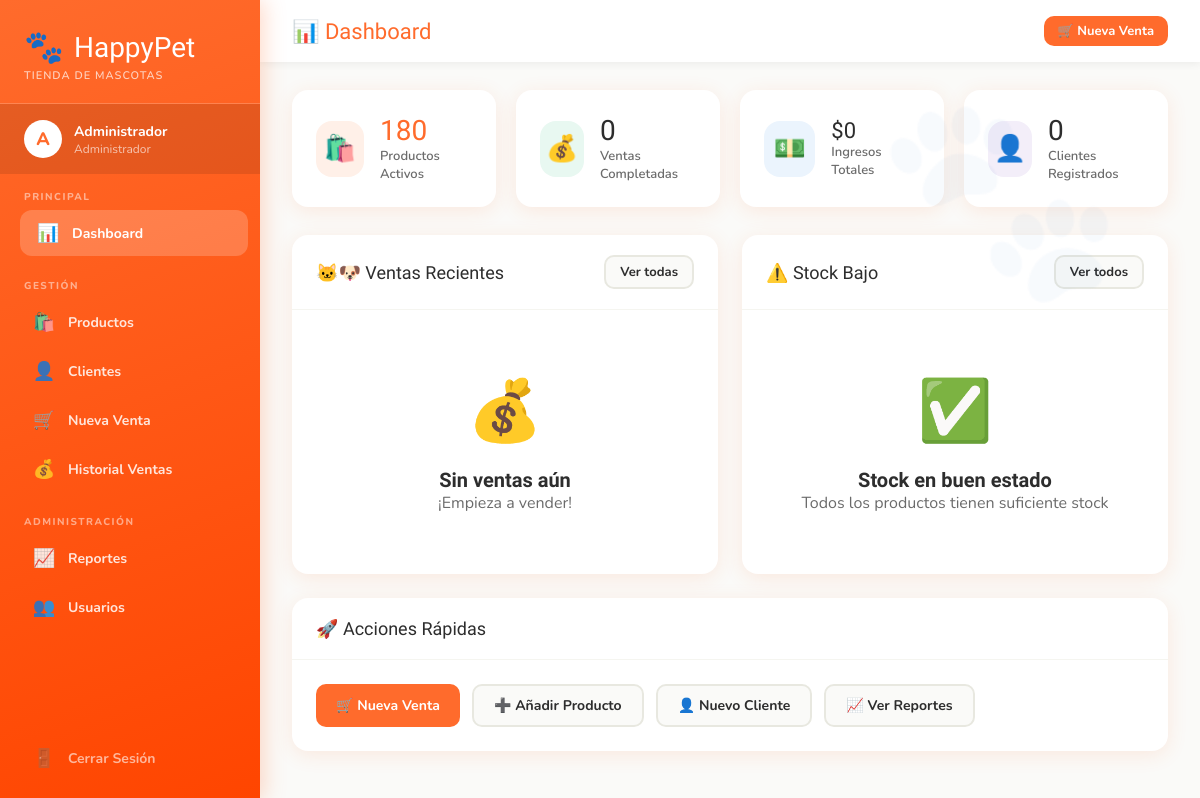
/dashboard (signed in), run on an earlier commit of the app's database.
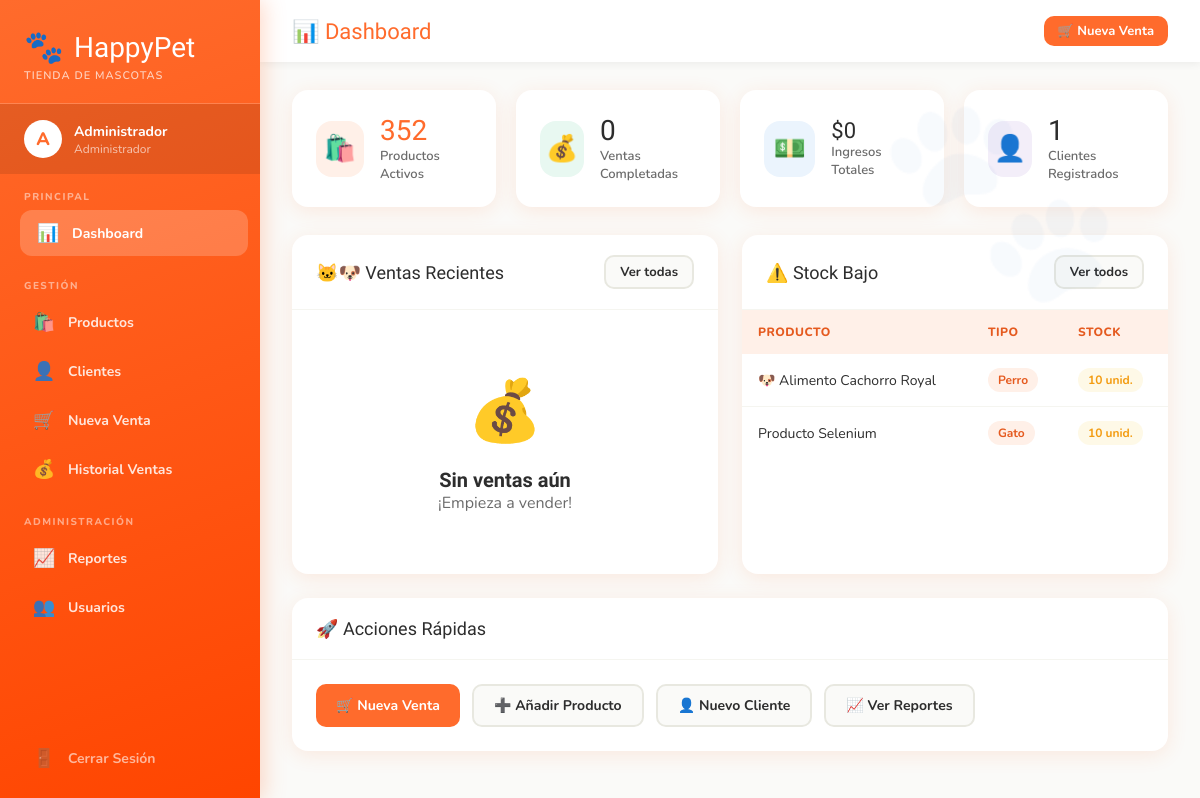
And on a later commit of the database.
### tables this page shows
CREATE TABLE productos (
        id INTEGER PRIMARY KEY AUTOINCREMENT,
        nombre TEXT NOT NULL,
        descripcion TEXT,
        precio REAL NOT NULL,
        stock INTEGER DEFAULT 0,
        categoria TEXT,
        tipo_mascota TEXT,
        imagen TEXT,
        activo INTEGER DEFAULT 1,
        creado_en TEXT
    );

### app.py (the view)
@app.route('/dashboard')
@login_required
def dashboard():
    conn = get_db()
    total_productos = conn.execute("SELECT COUNT(*) FROM productos WHERE activo=1").fetchone()[0]
    total_ventas = conn.execute("SELECT COUNT(*) FROM ventas WHERE estado='pagado'").fetchone()[0]
    ingresos = conn.execute("SELECT COALESCE(SUM(total),0) FROM ventas WHERE estado='pagado'").fetchone()[0]
    total_clientes = conn.execute("SELECT COUNT(*) FROM clientes").fetchone()[0]
    ventas_recientes = conn.execute("""
        SELECT v.*, COUNT(d.id) as items
        FROM ventas v LEFT JOIN detalle_venta d ON v.id=d.venta_id
        WHERE v.estado='pagado'
        GROUP BY v.id ORDER BY v.creado_en DESC LIMIT 5
    """).fetchall()
    low_stock = conn.execute("SELECT * FROM productos WHERE stock <= 10 AND activo=1").fetchall()
    conn.close()
    return render_template('dashboard.html',
        total_productos=total_productos, total_ventas=total_ventas,
        ingresos=ingresos, total_clientes=total_clientes,
        ventas_recientes=ventas_recientes, low_stock=low_stock)

### app.py (called while the page is built)
def get_db():
    conn = sqlite3.connect(DB_PATH)
    conn.row_factory = sqlite3.Row
    return conn

def login_required(f):
    from functools import wraps
    @wraps(f)
    def decorated(*args, **kwargs):
        if 'user_id' not in session:
            return redirect(url_for('login'))
        return f(*args, **kwargs)
    return decorated

### templates/dashboard.html (shortened to what this page needs)
{% extends "base.html" %}
{% block page_title %}📊 Dashboard{% endblock %}
{% block content %}
<div class="stats-grid">
    <div class="stat-card">
        <div class="stat-icon orange">🛍️</div>
        <div>
            <div class="stat-value text-orange">{{ total_productos }}</div>
            <div class="stat-label">Productos Activos</div>
        </div>
    </div>
    <div class="stat-card">
        <div class="stat-icon green">💰</div>
        <div>
            <div class="stat-value">{{ total_ventas }}</div>
            <div class="stat-label">Ventas Completadas</div>
        </div>
    </div>
    <div class="stat-card">
        <div class="stat-icon blue">💵</div>
        <div>
            <div class="stat-value" style="font-size:22px">${{ "{:,.0f}".format(ingresos) }}</div>
            <div class="stat-label">Ingresos Totales</div>
        </div>
    </div>
    <div class="stat-card">
        <div class="stat-icon purple">👤</div>
        <div>
            <div class="stat-value">{{ total_clientes }}</div>
            <div class="stat-label">Clientes Registrados</div>
        </div>
    </div>
</div>
<div class="grid-2">
    <div class="card">
        <div class="card-header">
            <span class="card-title">🐱🐶 Ventas Recientes</span>
            <a href="{{ url_for('ventas') }}" class="btn btn-secondary btn-sm">Ver todas</a>
        </div>
        <div class="table-container">
            {% if ventas_recientes %}
            <table>
                <thead><tr><th>N° Venta</th><th>Cliente</th><th>Items</th><th>Total</th></tr></thead>
                <tbody>
                {% for v in ventas_recientes %}
                <tr>
                    <td><strong>{{ v['numero_venta'] }}</strong></td>
                    <td>{{ v['cliente_nombre'] }}</td>
                    <td>{{ v['items'] }} productos</td>
                    <td class="text-orange fw-bold">${{ "{:,.0f}".format(v['total']) }}</td>
                </tr>
                {% endfor %}
                </tbody>
            </table>
            {% else %}
            <div class="empty-state">
                <div class="icon">💰</div>
                <h3>Sin ventas aún</h3>
                <p>¡Empieza a vender!</p>
            </div>
            {% endif %}
        </div>
    </div>
    <div class="card">
        <div class="card-header">
            <span class="card-title">⚠️ Stock Bajo</span>
            <a href="{{ url_for('productos') }}" class="btn btn-secondary btn-sm">Ver todos</a>
        </div>
        <div class="table-container">
            {% if low_stock %}
            <table>
                <thead><tr><th>Producto</th><th>Tipo</th><th>Stock</th></tr></thead>
                <tbody>
                {% for p in low_stock %}
                <tr>
                    <td>{{ p['imagen'] }} {{ p['nombre'][:30] }}</td>
                    <td><span class="badge badge-orange">{{ p['tipo_mascota'] }}</span></td>
                    <td><span class="badge badge-{{ 'danger' if p['stock']<=5 else 'warning' }}">{{ p['stock'] }} unid.</span></td>
                </tr>
                {% endfor %}
                </tbody>
            </table>
            {% else %}
            <div class="empty-state">
                <div class="icon">✅</div>
                <h3>Stock en buen estado</h3>
                <p>Todos los productos tienen suficiente stock</p>
            </div>
            {% endif %}
        </div>
    </div>
</div>
<div class="card mt-3">
    <div class="card-header">
        <span class="card-title">🚀 Acciones Rápidas</span>
    </div>
    <div class="card-body">
        <div style="display:flex;gap:12px;flex-wrap:wrap">
            <a href="{{ url_for('nueva_venta') }}" class="btn btn-primary">🛒 Nueva Venta</a>
            <a href="{{ url_for('nuevo_producto') }}" class="btn btn-secondary">➕ Añadir Producto</a>
            <a href="{{ url_for('nuevo_cliente') }}" class="btn btn-secondary">👤 Nuevo Cliente</a>
            <a href="{{ url_for('reportes') }}" class="btn btn-secondary">📈 Ver Reportes</a>
        </div>
    </div>
</div>
{% endblock %}

What changed in the data, as far as the page shows it:
now on this page (row edited): productos: imagen "🐶", nombre "Alimento Cachorro Royal", tipo_mascota "Perro", stock "10"
added productos: nombre "Producto Selenium", tipo_mascota "Gato", stock "10"
Also different on the page:
{{ total_productos }}: "180" → "352"
{{ total_clientes }}: "0" → "1"
text no longer shown: "✅ Stock en buen estado Todos los productos tienen suficiente stock"
text now shown: "PRODUCTO TIPO STOCK"
